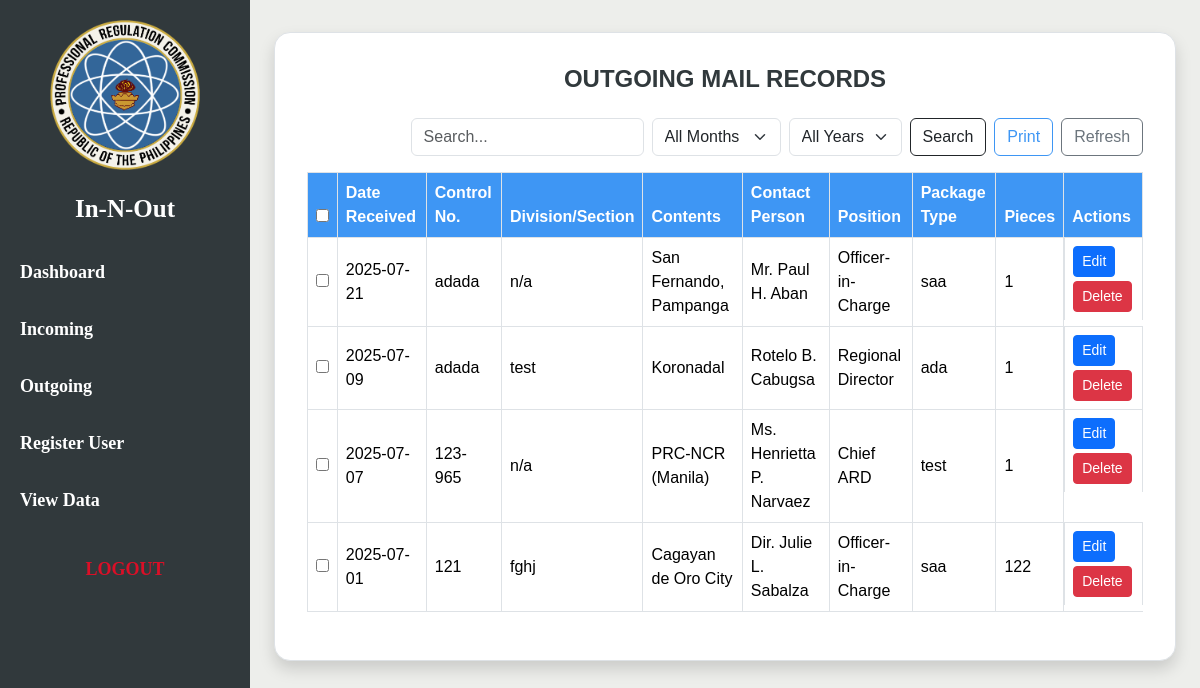
/outgoing_table.php, run on an earlier commit of the app's database.
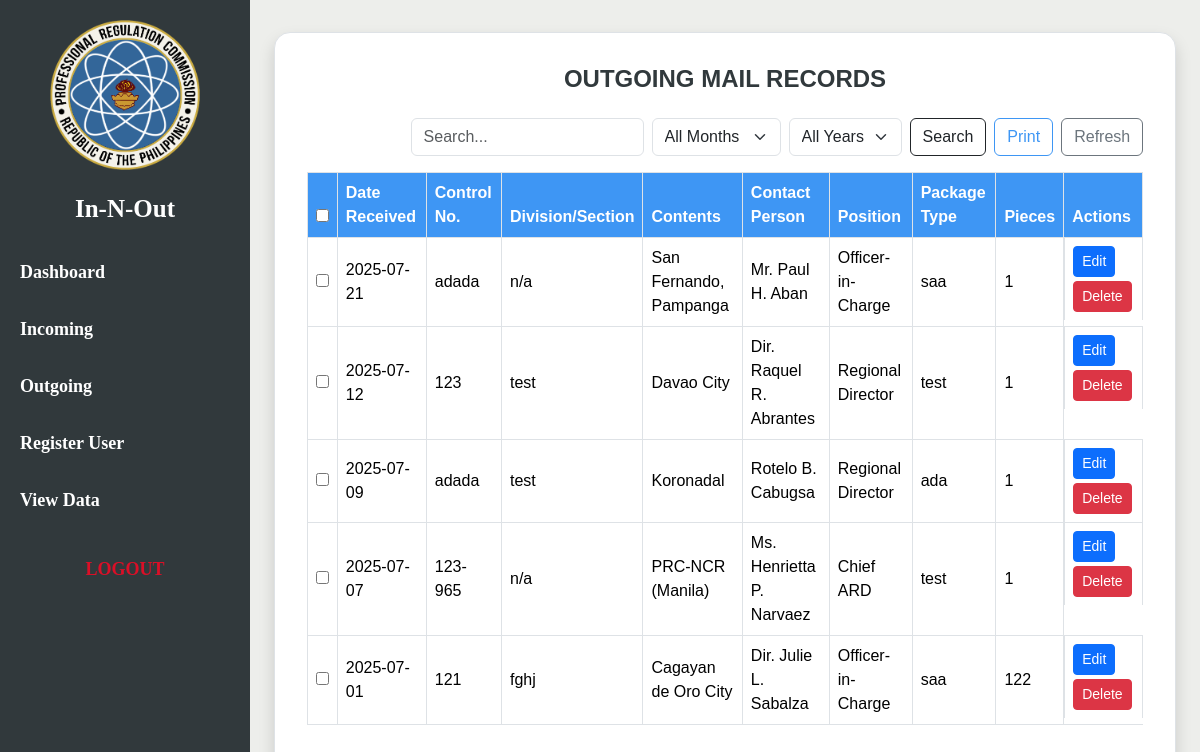
And on a later commit of the database.
### tables this page shows
CREATE TABLE `outgoing` (
  `id` int(11) NOT NULL,
  `date_received` date NOT NULL,
  `control_number` varchar(100) NOT NULL,
  `division_section` varchar(255) NOT NULL,
  `contents` text NOT NULL,
  `package_type` varchar(100) NOT NULL,
  `pieces` int(11) NOT NULL,
  `contact_person` varchar(100) DEFAULT NULL,
  `designation` varchar(100) DEFAULT NULL
);

### outgoing_table.php (the view, shortened to what this page needs)
<?php
include 'db_connect.php';
include 'sidebar.php';
$limit = 10;
$page = isset($_GET['page']) ? max(1, (int)$_GET['page']) : 1;
$offset = ($page - 1) * $limit;
$search = $_GET['search'] ?? '';
$searchSQL = "";
$params = [];
$types = "";
$dataSQL = "SELECT * FROM outgoing $searchSQL ORDER BY date_received DESC LIMIT ? OFFSET ?";
$stmt = $conn->prepare($dataSQL);
if (!empty($params)) {
    $types .= "ii";
    $params[] = $limit;
    $params[] = $offset;
    $stmt->bind_param($types, ...$params);
} else {
    $stmt->bind_param("ii", $limit, $offset);
}
$stmt->execute();
$result = $stmt->get_result();
?>
<!DOCTYPE html>
<html lang="en">
<head>
  <link href="https://cdn.jsdelivr.net/npm/bootstrap@5.3.7/dist/css/bootstrap.min.css" rel="stylesheet">
</head>
<body>
  <div class="table-wrapper shadow border">
    <h4 class="text-center mb-4 fw-bold">OUTGOING MAIL RECORDS</h4>
    <form method="GET" action="">
      <div class="search-bar d-flex justify-content-end mb-3 align-items-center flex-wrap gap-2">
        <input type="text" name="search" class="form-control w-auto" placeholder="Search..." value="<?= htmlspecialchars($search) ?>">
        <select name="month" class="form-select w-auto">
          <option value="">All Months</option>
        </select>
        <select name="year" class="form-select w-auto">
          <option value="">All Years</option>
        </select>
        <button type="submit" class="btn btn-outline-dark">Search</button>
        <button type="submit" formaction="print_outgoing.php" formmethod="POST" target="_blank" class="btn btn-outline-primary">Print</button>
        <a href="outgoing_table.php" class="btn btn-outline-secondary">Refresh</a>
      </div>
      <div class="table-responsive">
        <table class="table table-bordered table-hover align-middle">
          <thead>
            <tr>
              <th><input type="checkbox" id="select-all"></th>
              <th>Date Received</th>
              <th>Control No.</th>
              <th>Division/Section</th>
              <th>Contents</th>
              <th>Contact Person</th>
              <th>Position</th>
              <th>Package Type</th>
              <th>Pieces</th>
              <th>Actions</th>
            </tr>
          </thead>
          <tbody>
          <?php if ($result->num_rows > 0): ?>
            <?php while ($row = $result->fetch_assoc()): ?>
              <tr>
                <td><input type="checkbox" name="selected_ids[]" value="<?= $row['id'] ?>"></td>
                <td><?= htmlspecialchars($row['date_received']) ?></td>
                <td><?= htmlspecialchars($row['control_number']) ?></td>
                <td><?= htmlspecialchars($row['division_section']) ?></td>
                <td><?= htmlspecialchars($row['contents']) ?></td>
                <td><?= htmlspecialchars($row['contact_person']) ?></td>
                <td><?= htmlspecialchars($row['designation']) ?></td>
                <td><?= htmlspecialchars($row['package_type']) ?></td>
                <td><?= htmlspecialchars($row['pieces']) ?></td>
                <td class="d-flex gap-1 flex-wrap">
                  <a href="edit_outgoing.php?id=<?= $row['id'] ?>" class="btn btn-sm btn-primary">Edit</a>
                  <a href="delete_outgoing.php?id=<?= $row['id'] ?>" class="btn btn-sm btn-danger" onclick="return confirm('Are you sure you want to delete this record?');">Delete</a>
                </td>
              </tr>
            <?php endwhile; ?>
          <?php else: ?>
            <tr><td colspan="10" class="text-center">No records found.</td></tr>
          <?php endif; ?>
          </tbody>
        </table>
      </div>
    </form>
  </div>
</body>
</html>

What changed in the data, as far as the page shows it:
added outgoing: date_received "2025-07-12", control_number "123", division_section "test", contents "Davao City", contact_person "Dir. Raquel R. Abrantes", designation "Regional Director", package_type "test", pieces "1"
